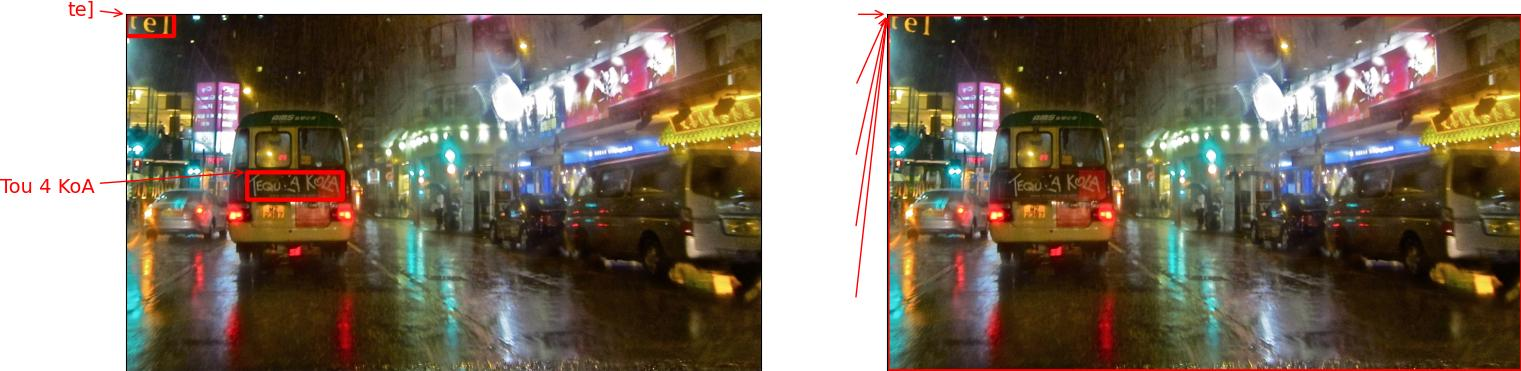
#> input picture ocr/compare_images/00010bf498b64bab.jpg, 1521 x 371 px
$ python -i processing_script.py   (imports and definitions only)
#> lines starting #> are read from the running program, lines starting #| are printed output that depends on the picture
import Levenshtein
import pandas as pd
import cv2
import numpy as np

source_folder = './images/'
# [1 line that did not run here, left out]
# [1 line that did not run here, left out]
document_source = './dokumenti/'


# [40 lines left out: functions levenshtein_accuracy, preprocess_image, preprocess_image_2, not called in this run]


def process_image_demo(path):
#> called with path = 'compare_images/00010bf498b64bab.jpg'
    img = cv2.imread(path)
#> img is the input picture: shape (371, 1521, 3); mean B, G, R 99.7, 115.5, 127.7
    gray = cv2.cvtColor(img, cv2.COLOR_BGR2GRAY)
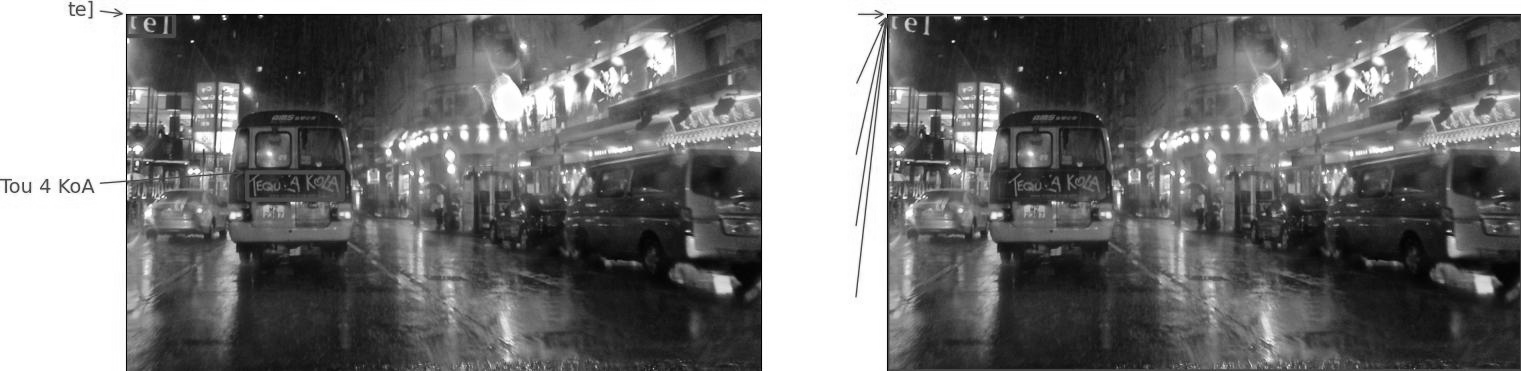
#> gray: shape (371, 1521); min 0, max 255, mean 117.3
    contrast_enhanced = cv2.convertScaleAbs(gray, alpha=2.0, beta=20)
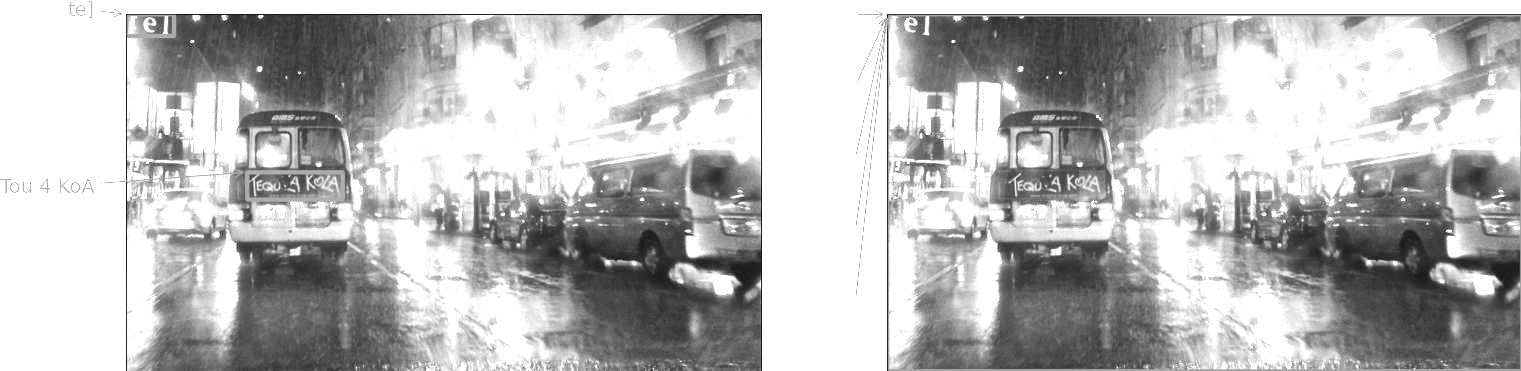
#> contrast_enhanced: shape (371, 1521); min 20, max 255, mean 185.5
    denoised_image = cv2.fastNlMeansDenoising(contrast_enhanced, None, h=8, templateWindowSize=7, searchWindowSize=21)
    edges = cv2.Canny(denoised_image, threshold1=50, threshold2=150)
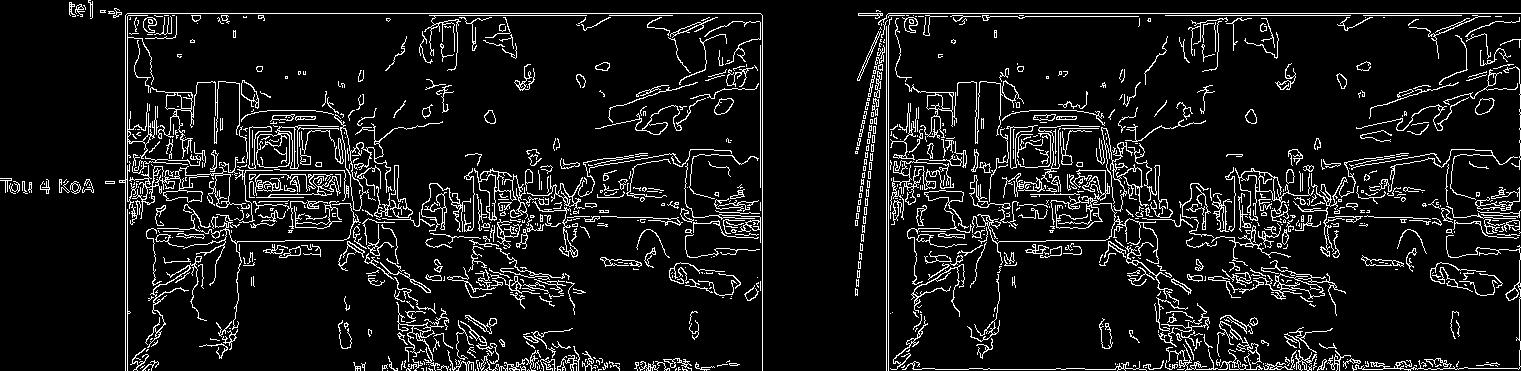
#> edges: shape (371, 1521); 9.1% white in thin lines or dots
    kernel_sharpening = np.array([[0, -0.5, 0], [-0.5, 3, -0.5], [0, -0.5, 0]])
    sharpened_image = cv2.filter2D(denoised_image, -1, kernel_sharpening)
    sharpened_edges = cv2.bitwise_and(sharpened_image, sharpened_image, mask=edges)
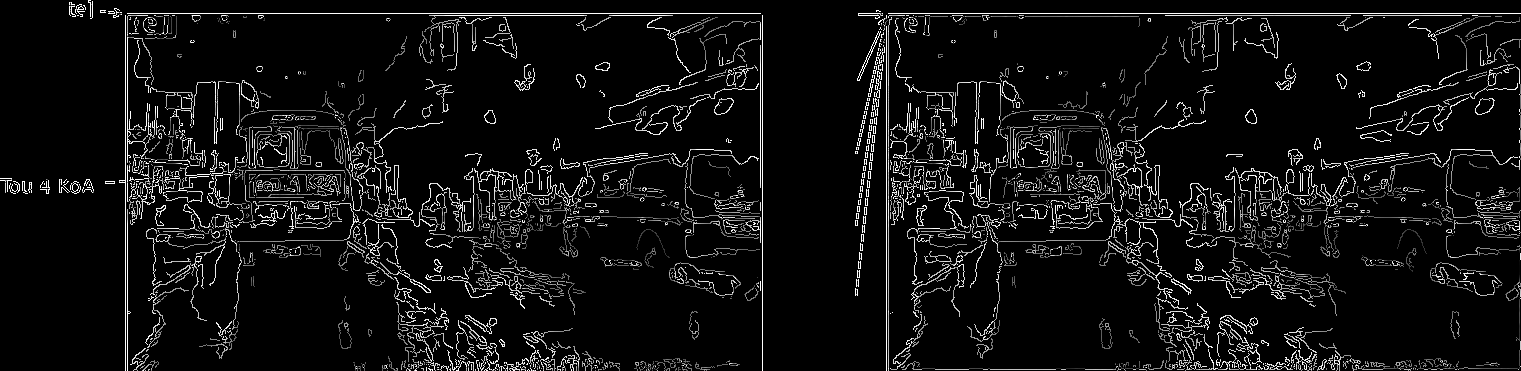
#> sharpened_edges: shape (371, 1521); min 0, max 255, mean 16.9
    final_image = cv2.addWeighted(denoised_image, 0.8, sharpened_edges, 0.2, 0)
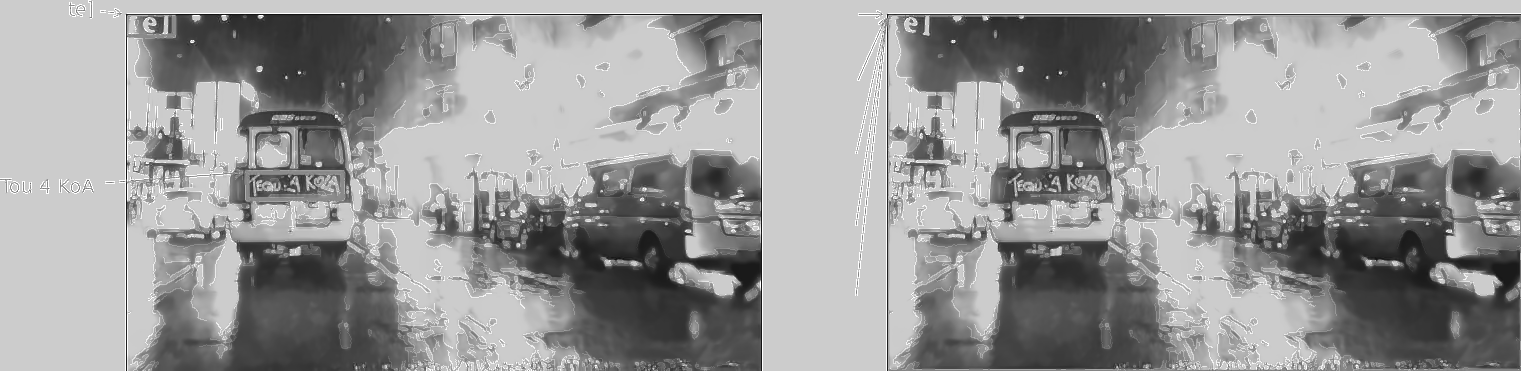
#> final_image: shape (371, 1521); min 16, max 255, mean 151.8
    return final_image


# [111 lines left out: functions preprocess_image_2_1, preprocess_image_3, preprocess_document, process_true_text, process_tesseract_text, process_easyocr_text and 1 more, not called in this run]

>>> result = process_image_demo('compare_images/00010bf498b64bab.jpg')

$ run again, on ocr/compare_images/0002c799b0cd7412.jpg
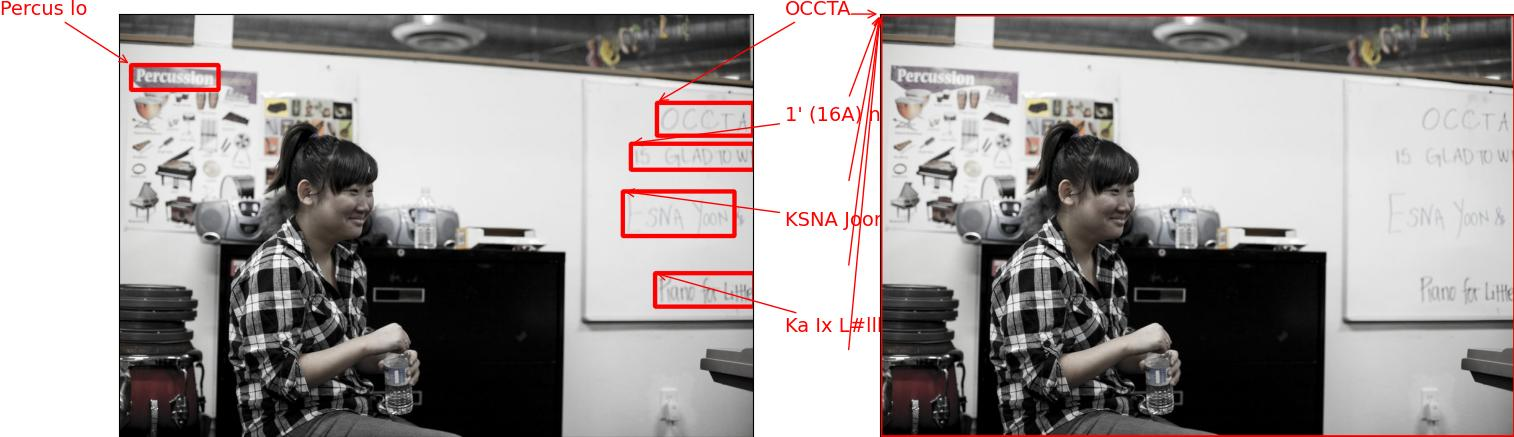
#> input picture ocr/compare_images/0002c799b0cd7412.jpg, 1514 x 437 px
#> in process_image_demo, img is the input picture: shape (437, 1514, 3); mean B, G, R 155.1, 155.8, 160.8
#> in process_image_demo, `edges = cv2.Canny(denoised_image, threshold1=50, threshold2=150)`:
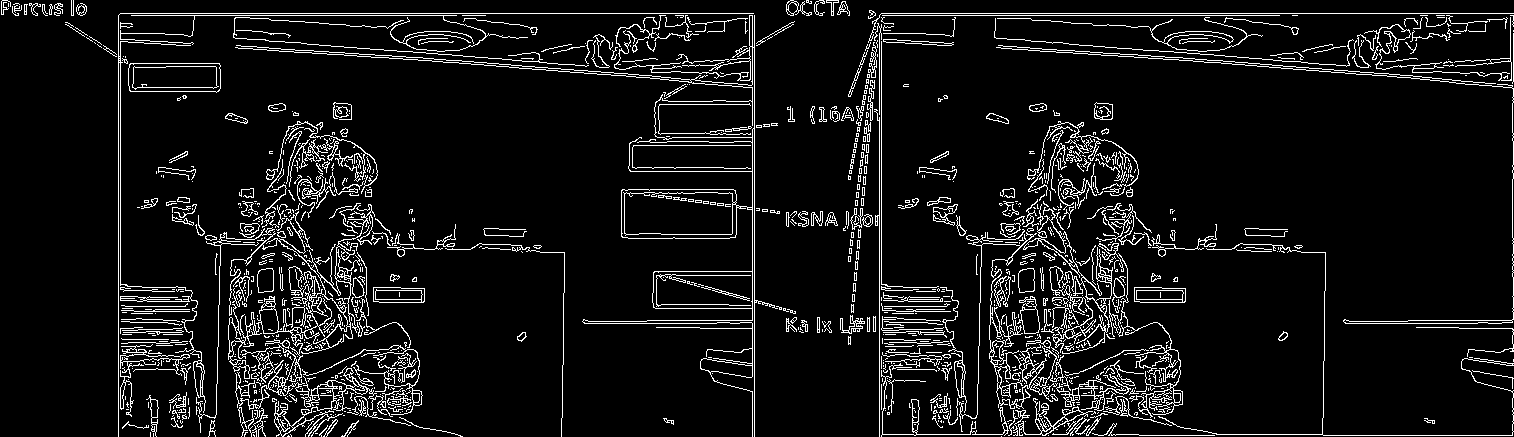
#> edges: shape (437, 1514); 7.8% white in thin lines or dots
#> in process_image_demo, `final_image = cv2.addWeighted(denoised_image, 0.8, sharpened_edges, 0...`:
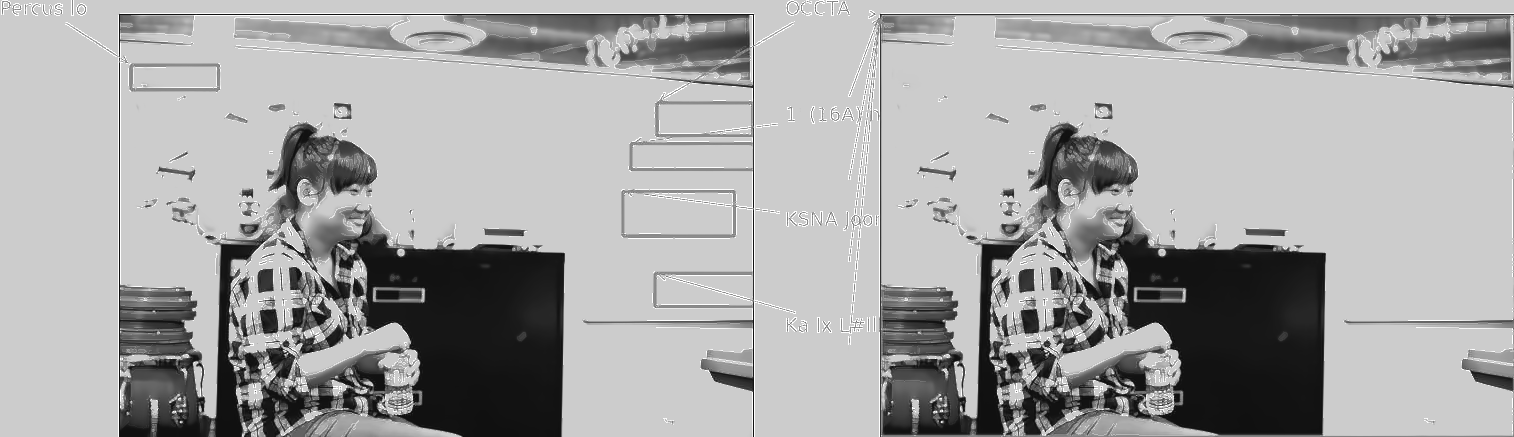
#> final_image: shape (437, 1514); min 16, max 255, mean 165

$ run again, on ocr/compare_images/0002cb8d8ea5eb7e.jpg
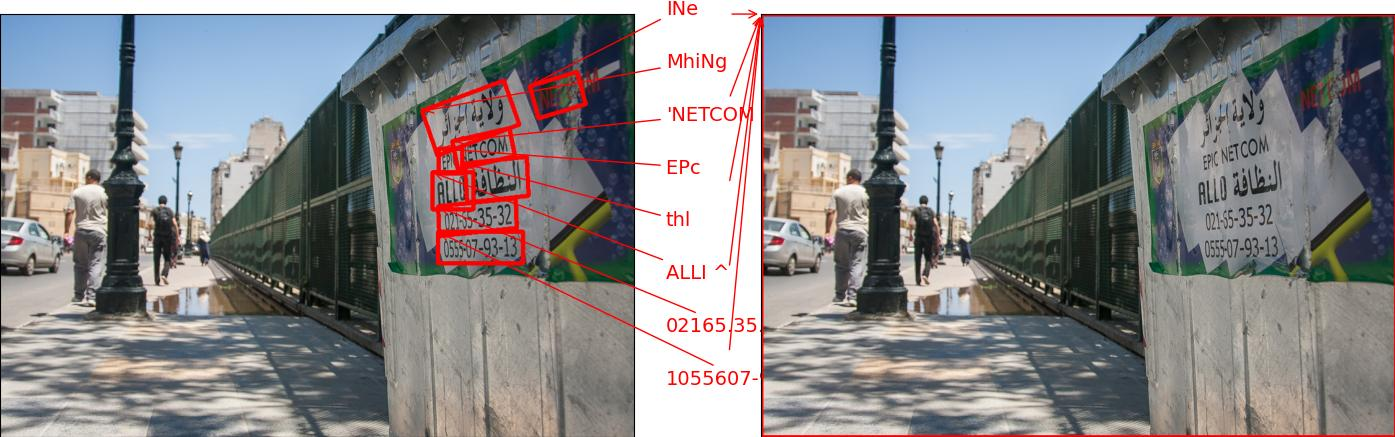
#> input picture ocr/compare_images/0002cb8d8ea5eb7e.jpg, 1395 x 437 px
#> in process_image_demo, img is the input picture: shape (437, 1395, 3); mean B, G, R 139.5, 137, 137.1
#> in process_image_demo, `edges = cv2.Canny(denoised_image, threshold1=50, threshold2=150)`:
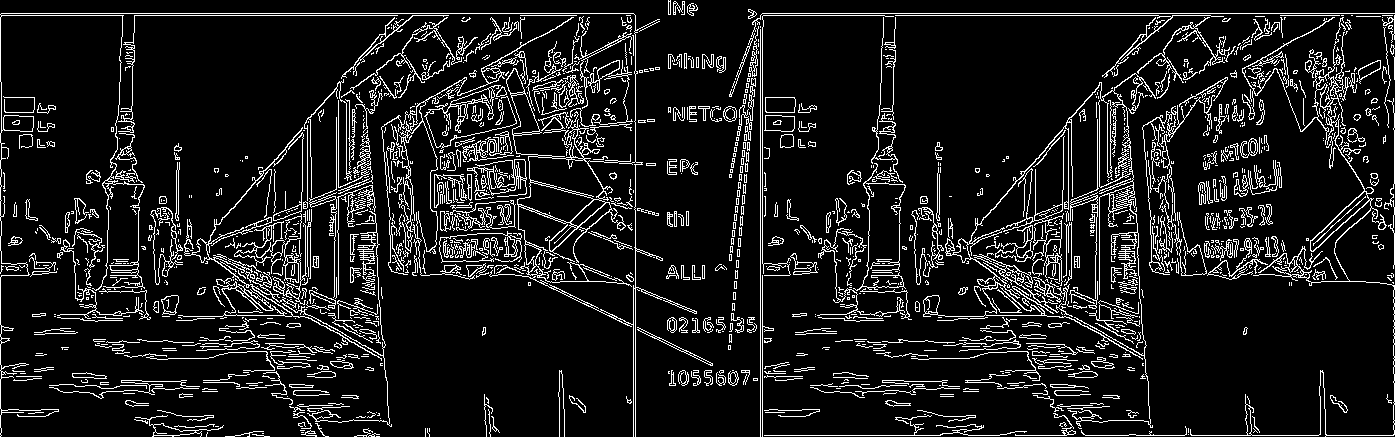
#> edges: shape (437, 1395); 10.6% white in thin lines or dots
#> in process_image_demo, `final_image = cv2.addWeighted(denoised_image, 0.8, sharpened_edges, 0...`:
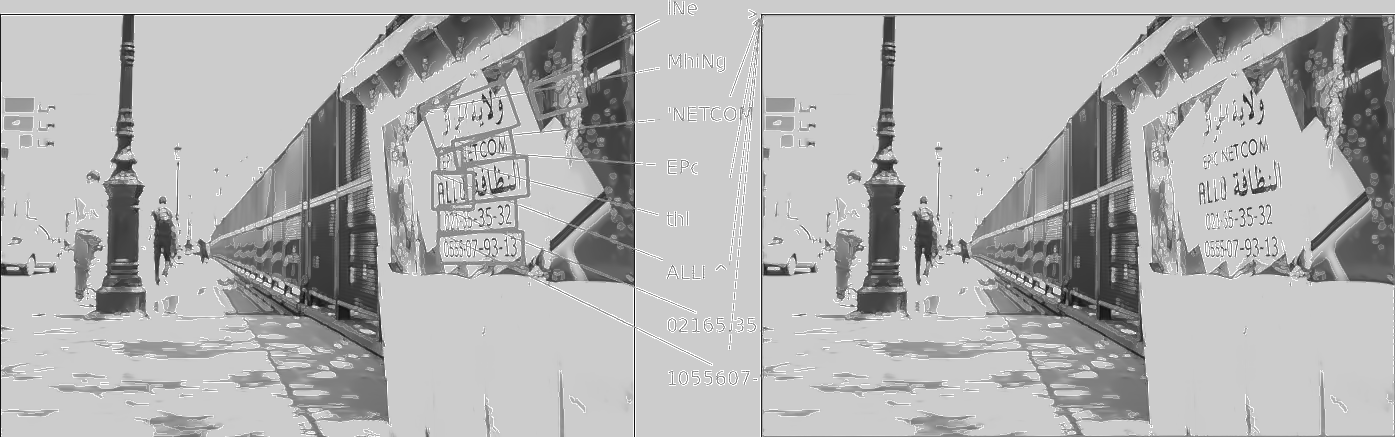
#> final_image: shape (437, 1395); min 16, max 255, mean 177.1
